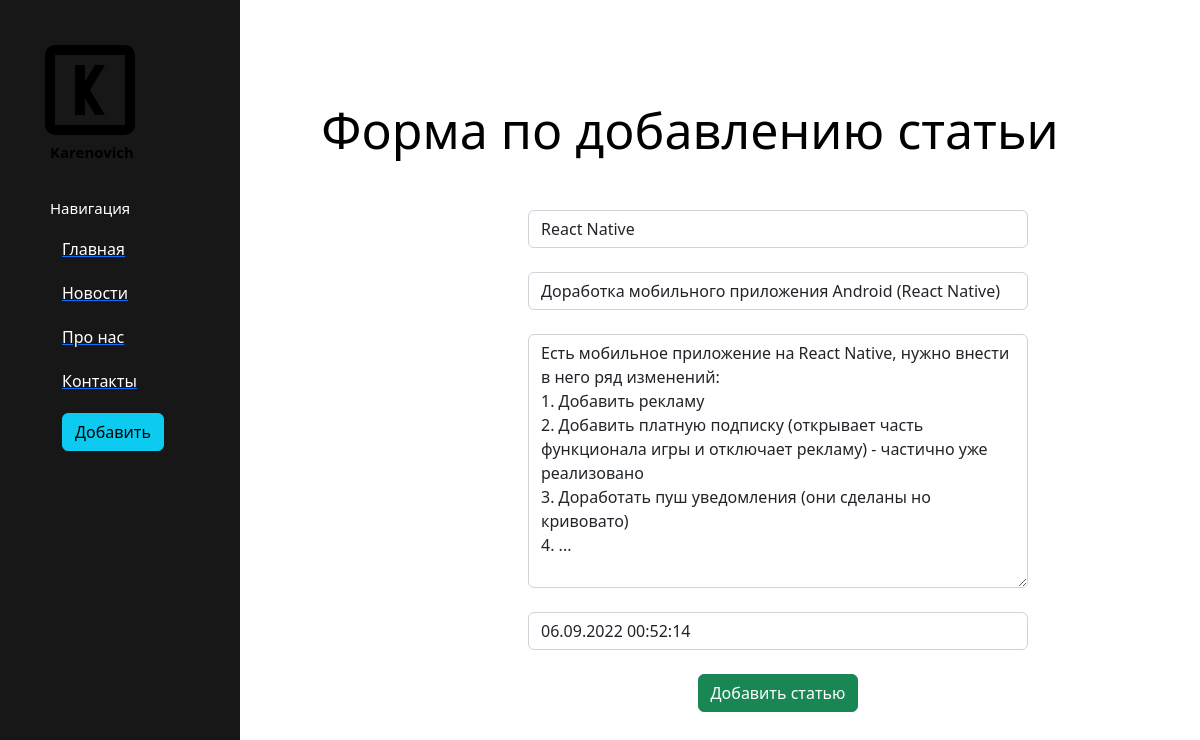
Screenshot of /news/3/update with the database file from the repository.
### news/models.py (models this page shows, shortened)
class Articles(models.Model):
    title = models.CharField('Название', max_length=50)
    anons = models.CharField('Анонс', max_length=250)
    full_text = models.TextField('Статья')
    date = models.DateTimeField('Дата публикации')
    class Meta:
        verbose_name = 'Новость'
        verbose_name_plural = 'Новости'

### news/views.py (the view)
# urls.py: path('<int:pk>/update', views.NewsUpdateView.as_view(), name='news-update'),
class NewsUpdateView(UpdateView):
    model = Articles
    template_name = 'news/create.html'
    form_class = ArticlesForm

### news/forms.py
class ArticlesForm(ModelForm):
    class Meta:
        model = Articles
        fields = ['title', 'anons', 'full_text', 'date']
        widgets = {
            'title': TextInput(attrs={
                'class': 'form-control',
                'placeholder': 'Название статьи'
            }),
            'anons': TextInput(attrs={
                'class': 'form-control',
                'placeholder': 'Анонс статьи'
            }),
            'full_text': Textarea(attrs={
                'class': 'form-control',
                'placeholder': 'Текст статьи'
            }),
            'date': DateTimeInput(attrs={
                'class': 'form-control',
                'placeholder': 'Дата публикации'
            }),
        }

### news/templates/news/create.html (shortened to what this page needs)
{% extends 'main/base.html' %}
{% block content %}
    <div class="features">
        <h1>Форма по добавлению статьи</h1>
        <form method="post">
            {{ form.title }}<br>
            {{ form.anons }}<br>
            {{ form.full_text }}<br>
            {{ form.date }}<br>
            <button class="btn btn-success" type="submit">Добавить статью</button>
        </form>
    </div>
{% endblock %}

### main/static/main/css/main.css (style rules this page uses)
body { background: white; }
main .features { float: left; color: #000000; margin-top: 100px; text-align: center; width: 75%; }
main .features h1 { font-size: 50px; }
form { margin-left: 32%; width: 500px; margin-top: 50px; }

### rows the page displays
Articles: title "React Native", anons "Доработка мобильного приложения Android (React Native)", full_text "Есть мобильное приложение на React Native, нужно внести в него ряд изменений: 1. Добавить рекламу 2. Добавить платную подписку (открывает часть функционала игры и отключает рекламу) - частично уже реализовано 3. Доработать пуш уведомления (они сделаны но кривовато) 4. ...", date "06.09.2022 00:52:14"
